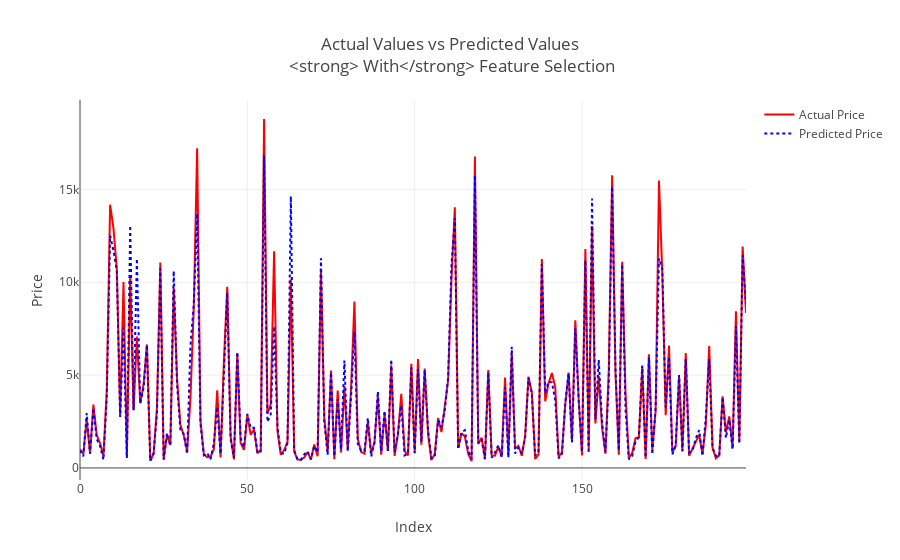

Source (notebook cell):
### Code cell
import plotly
import plotly.offline as pyo
import plotly.graph_objs as go
plotly.offline.init_notebook_mode(connected=True)


trace0 = go.Scatter(
    y = y_test,
    x = np.arange(200), 
    mode = 'lines', 
    name = 'Actual Price',
    marker = dict(
    color = 'Red')
)

trace1 = go.Scatter(
    y = y_pred,
    x = np.arange(200), 
    mode = 'lines', 
    name = 'Predicted Price',
    line = dict(
        color = 'Blue',
        dash = 'dot'
    )
)


layout = go.Layout(
    title = 'Actual Values vs Predicted Values<br> <strong> With</strong> Feature Selection', 
    xaxis = dict(title = 'Index'), 
    yaxis = dict(title = 'Price')
)

figure = go.Figure(data = [trace0, trace1], layout = layout)
pyo.iplot(figure)

### Figure 1 — Plotly figure (JSON) as saved in the notebook; plotly's stock layout.template omitted (floating-point values rounded to 4 significant figures; data arrays with more than 128 entries replaced by an {"elided": "..."} marker saying what was removed)
{"data": [{"marker": {"color": "Red"}, "mode": "lines", "name": "Actual Price", "type": "scatter", "uid": "b5aebdd1-72d2-4c32-8910-fa1fc91ec080", "x": {"elided": "200 int values"}, "y": {"elided": "16090 int values"}}, {"line": {"color": "Blue", "dash": "dot"}, "mode": "lines", "name": "Predicted Price", "type": "scatter", "uid": "2010afdd-7853-486c-bd56-f09e6259fffc", "x": {"elided": "200 int values"}, "y": {"elided": "16090 float values"}}], "layout": {"title": {"text": "Actual Values vs Predicted Values<br> <strong> With</strong> Feature Selection"}, "xaxis": {"title": {"text": "Index"}}, "yaxis": {"title": {"text": "Price"}}}}
